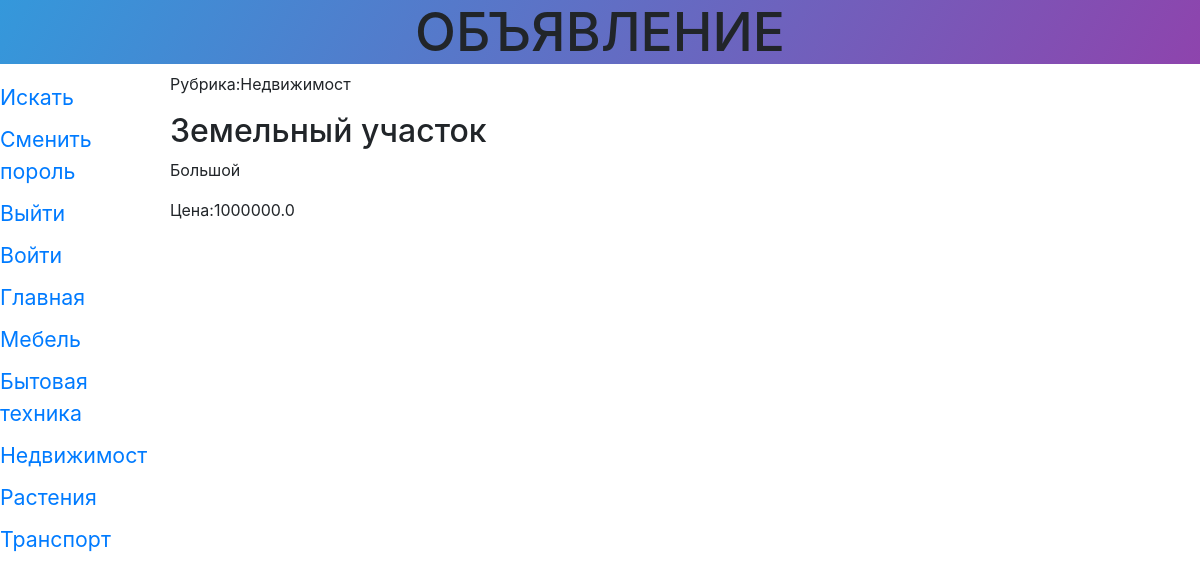
The app's page /storys/detail/2/ with its own data.
### storys/models.py (models this page shows, shortened)
class Rubric(models.Model):
	name = models.CharField(max_length=20, db_index=True, verbose_name = 'Название')
	order = models.SmallIntegerField(default = 0, db_index=True)
	class Meta():
		verbose_name_plural = 'Рубрики'
		verbose_name = 'Рубрика'
		ordering = ['order','name']

class Story(models.Model):
	title = models.CharField(max_length=50, verbose_name='Товар')
	content = models.TextField(null = True, blank=True, verbose_name='Описание')
	price = models.FloatField(null = True, blank=True, verbose_name='Цена')
	published = models.DateTimeField(auto_now_add=True, db_index=True, verbose_name='Опубликовано')
	rubric = models.ForeignKey('Rubric', null=True, on_delete = models.PROTECT,verbose_name = 'Рубрика',
		related_name='entries', related_query_name='entry')
	class Meta():
		verbose_name_plural = 'Объявления'
		verbose_name = 'Объявление'
		ordering = ['-published']

### storys/views.py (the view)
# urls.py: path('detail/<int:pk>/', StoryDetailView.as_view(), name = 'detail'),
class StoryDetailView(DetailView):
	model = Story
	def get_context_data(self, *args,**kwargs):
		context=super().get_context_data(*args,**kwargs)
		context['rubrics']=Rubric.objects.all()
		return context

### storys/templates/storys/story_detail.html (shortened to what this page needs)
{% extends 'layout/basic.html'%}
{%block content%}
<p>Рубрика:{{story.rubric.name}}</p>
<h2>{{story.title}}</h2>
<p>{{story.content}}</p>
<p>Цена:{{story.price}}</p>
{% endblock %}

### storys/templates/layout/basic.html (shortened to what this page needs)
{%load static%}
<!DOCTYPE html>
<html lang="ru-RU">
<head>
	<link rel="stylesheet" href="https://stackpath.bootstrapcdn.com/bootstrap/4.3.1/css/bootstrap.min.css">
	<link rel="stylesheet" type="text/css" href="{% static 'storys/style.css'%}">
</head>
<body>
	<header>
		<h1>Объявление</h1>
	</header>
	<nav>
		<a href="{% url 'search'%}">Искать</a>
		<a href="{% url 'password_change'%}">Сменить пороль</a>
		<a href="{% url 'logout'%}">Выйти</a>
		{% if user.is_authenticated %}
		{%else%}
		<a href="{% url 'login'%}">Войти</a>
		{%endif%}
		<a href="{% url 'index'%}">Главная</a>
		{% for rubric in rubrics%}
		<a href="{% url 'by_rubric' rubric.pk %}">
		{{rubric.name}}</a>
		{%endfor%}
	</nav>
	<section>
		{%block content%}
		{%endblock%}
	</section>
</body>
</html>

### storys/static/storys/style.css (style rules this page uses)
header h1 { background-image: linear-gradient(120deg,#3498db,#8e44ad); font-size: 40pt; text-transform: uppercase; text-align: center; }
nav { font-size: 16pt; width: 150px; float: left; }
nav a { display: block; margin: 10px 0px; }
section { margin-left: 170px; }

### records on screen
Rubric: name "Мебель"
Rubric: name "Бытовая техника"
Rubric: name "Недвижимост"
Rubric: name "Растения"
Rubric: name "Транспорт"
Story: rubric.name "Недвижимост", title "Земельный участок", content "Большой", price "1000000.0"
